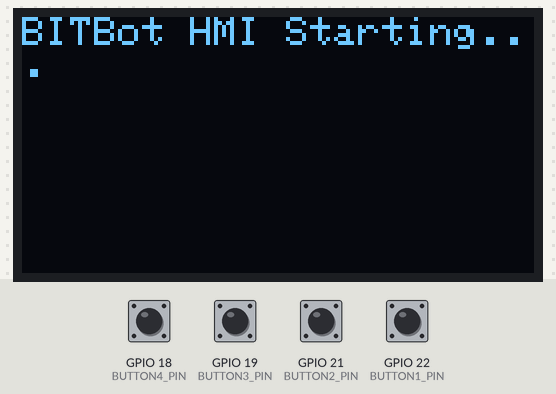
Simulated run of this program. Board: ESP32. Parts: 128×64 one-colour display. The test bench sets the inputs (shaded band); at power-on: GPIO 18 (BUTTON4_PIN), GPIO 19 (BUTTON3_PIN), GPIO 21 (BUTTON2_PIN), GPIO 22 (BUTTON1_PIN) HIGH. What the program prints to the serial monitor is not drawn.

Above: at 0.1 s.
At 2.2 s:
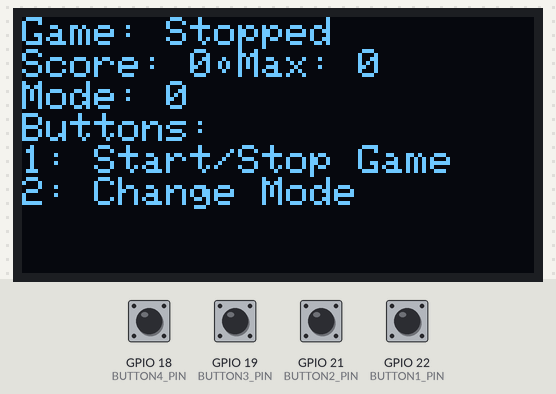
2.3 s: GPIO 22 (BUTTON1_PIN) pulled LOW for 0.15 s
At 3.9 s:
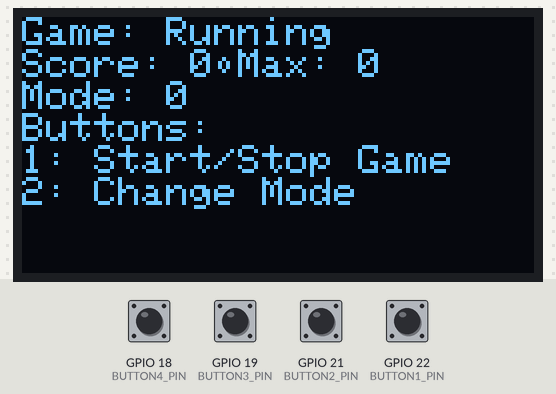
Timing chart, 0 to 5.4 s (numbered marks = the images above; inputs shaded):
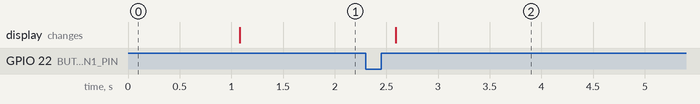

Measured:
- after the input at 2.3 s, the display: changes after 0.29 s (image 2)

The program:

main.cpp
```cpp
#include <Arduino.h>
#include <OneButton.h>
#include <Wire.h>
#include <Adafruit_SSD1306.h>
#include "UARTCommandParser.h"
#include "config.h"

Adafruit_SSD1306 display(128, 64, &Wire, -1);
UARTCommandParser game(Serial1);
OneButton button1(BUTTON1_PIN, true);
OneButton button2(BUTTON2_PIN, true);
OneButton button3(BUTTON3_PIN, true);
OneButton button4(BUTTON4_PIN, true);

void button1Click();
void button2Click();
void button3Click();
void button4Click();
void setupGameHandlers();
void sendGameMsg(const char* msg, int32_t value);

int32_t score = 0;
int32_t maxScore = 0;
uint8_t mode = 0;
bool gameRunning = false;


void setup() {
    Serial.begin(115200);
    Serial.println("BITBot Starting...");

    Serial1.setPins(RX_PIN, TX_PIN);
    Serial1.begin(115200);
    game.begin();
    setupGameHandlers();

    button1.setDebounceMs(50);
    button2.setDebounceMs(50);
    button3.setDebounceMs(50);
    button4.setDebounceMs(50);

    button1.attachClick(button1Click);
    button2.attachClick(button2Click);
    button3.attachClick(button3Click);
    button4.attachClick(button4Click);

    Wire.begin(SDA_PIN, SCL_PIN);
    while (!display.begin(SSD1306_SWITCHCAPVCC, 0x3C)) {
        Serial.println(F("SSD1306 allocation failed"));
        delay(1000);
    }
    display.clearDisplay();
    display.setTextSize(1);
    display.setTextColor(SSD1306_WHITE);
    display.setCursor(0, 0);
    display.println("BITBot HMI Starting...");
    display.display();
    delay(1000);
}

void loop() {
    game.iterate();
    button1.tick();
    button2.tick();
    button3.tick();
    button4.tick();

    static uint32_t lastDisplayUpdate = 0;
    if (millis() - lastDisplayUpdate >= 100) {
        lastDisplayUpdate = millis();

        display.clearDisplay();
        display.setCursor(0, 0);
        display.printf("Game: %s\n", gameRunning ? "Running" : "Stopped");
        display.printf("Score: %d\tMax: %d\n", score, maxScore);
        display.printf("Mode: %d\n", mode);
        display.println("Buttons:");
        display.println("1: Start/Stop Game");
        display.println("2: Change Mode");
        // display.println("3: TBD");
        // display.println("4: TBD");
        display.display();
    }
}

void button1Click() {
    if (!gameRunning) {
        sendGameMsg("StartGame", 1);
        gameRunning = true;
    } else {
        sendGameMsg("StopGame", 1);
        gameRunning = false;
    }
}

void button2Click() {
    if (!gameRunning) {
        mode = (mode + 1) % 5;
        sendGameMsg("SetDifficulty", mode);
    }
}

void button3Click() {

}

void button4Click() {

}

void sendGameMsg(const char* msg, int32_t value) {
    Serial1.printf("%s=%d\n", msg, value);
}

void setupGameHandlers() {
    game.setDefaultHandler([](const char *cmd, const char *payload){
        Serial.printf("Unknown/bad: [%s] -> [%s]\n", cmd ? cmd : "<null>", payload ? payload : "");
    });
    game.on("Hello", [](int32_t v) {
        Serial.printf("Hello command received with value: %d\n", v);
    });
    game.on("Score", [](int32_t v) {
        score = v;
    });
    game.on("MaxScore", [](int32_t v) {
        maxScore = v;
    });
    game.on("Difficulty", [](int32_t v) {
        Serial.printf("Difficulty set to %d from HMI command\n", v);
        mode = v;
    });
    game.on("GameRunning", [](int32_t v) {
        gameRunning = (bool)v;
    });
}
```

config.h
```cpp
#pragma once

#define SCL_PIN 5
#define SDA_PIN 4

#define BUTTON1_PIN 22
#define BUTTON2_PIN 21
#define BUTTON3_PIN 19
#define BUTTON4_PIN 18

#define TX_PIN 13
#define RX_PIN 14
```
